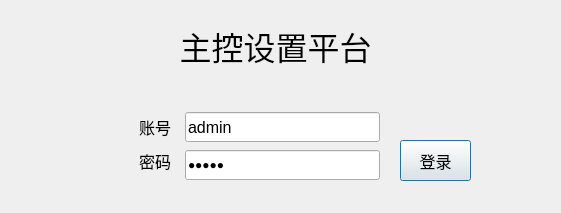
<?xml version="1.0" encoding="UTF-8"?>
<ui version="4.0">
 <class>UsrLandDlg</class>
 <widget class="QDialog" name="UsrLandDlg">
  <property name="geometry">
   <rect>
    <x>0</x>
    <y>0</y>
    <width>561</width>
    <height>213</height>
   </rect>
  </property>
  <property name="windowTitle">
   <string>Dialog</string>
  </property>
  <property name="styleSheet">
   <string notr="true"/>
  </property>
  <widget class="QLabel" name="stateLabel">
   <property name="geometry">
    <rect>
     <x>180</x>
     <y>80</y>
     <width>181</width>
     <height>31</height>
    </rect>
   </property>
   <property name="font">
    <font>
     <family>宋体</family>
     <pointsize>11</pointsize>
    </font>
   </property>
   <property name="styleSheet">
    <string notr="true">color: rgb(255, 0, 0);</string>
   </property>
   <property name="text">
    <string/>
   </property>
  </widget>
  <widget class="QLineEdit" name="nameLineEdit">
   <property name="geometry">
    <rect>
     <x>185</x>
     <y>112</y>
     <width>195</width>
     <height>30</height>
    </rect>
   </property>
   <property name="font">
    <font>
     <family>Arial</family>
     <pointsize>12</pointsize>
     <weight>50</weight>
     <bold>false</bold>
    </font>
   </property>
   <property name="text">
    <string>admin</string>
   </property>
  </widget>
  <widget class="QLineEdit" name="pwdLineEdit">
   <property name="geometry">
    <rect>
     <x>185</x>
     <y>150</y>
     <width>195</width>
     <height>30</height>
    </rect>
   </property>
   <property name="font">
    <font>
     <family>Arial</family>
     <weight>50</weight>
     <bold>false</bold>
    </font>
   </property>
   <property name="text">
    <string>admin</string>
   </property>
   <property name="echoMode">
    <enum>QLineEdit::Password</enum>
   </property>
  </widget>
  <widget class="QPushButton" name="landBtn">
   <property name="geometry">
    <rect>
     <x>400</x>
     <y>140</y>
     <width>71</width>
     <height>41</height>
    </rect>
   </property>
   <property name="font">
    <font>
     <family>微软雅黑</family>
     <pointsize>12</pointsize>
    </font>
   </property>
   <property name="cursor">
    <cursorShape>PointingHandCursor</cursorShape>
   </property>
   <property name="text">
    <string>登录</string>
   </property>
   <property name="autoDefault">
    <bool>true</bool>
   </property>
  </widget>
  <widget class="QLabel" name="label">
   <property name="geometry">
    <rect>
     <x>60</x>
     <y>112</y>
     <width>111</width>
     <height>30</height>
    </rect>
   </property>
   <property name="font">
    <font>
     <family>微软雅黑</family>
     <pointsize>12</pointsize>
    </font>
   </property>
   <property name="styleSheet">
    <string notr="true"/>
   </property>
   <property name="text">
    <string>账号</string>
   </property>
   <property name="alignment">
    <set>Qt::AlignRight|Qt::AlignTrailing|Qt::AlignVCenter</set>
   </property>
  </widget>
  <widget class="QLabel" name="label_2">
   <property name="geometry">
    <rect>
     <x>60</x>
     <y>146</y>
     <width>111</width>
     <height>30</height>
    </rect>
   </property>
   <property name="font">
    <font>
     <family>微软雅黑</family>
     <pointsize>12</pointsize>
    </font>
   </property>
   <property name="styleSheet">
    <string notr="true"/>
   </property>
   <property name="text">
    <string>密码</string>
   </property>
   <property name="alignment">
    <set>Qt::AlignRight|Qt::AlignTrailing|Qt::AlignVCenter</set>
   </property>
  </widget>
  <widget class="QLabel" name="label_3">
   <property name="geometry">
    <rect>
     <x>0</x>
     <y>10</y>
     <width>551</width>
     <height>71</height>
    </rect>
   </property>
   <property name="font">
    <font>
     <family>微软雅黑</family>
     <pointsize>24</pointsize>
     <weight>50</weight>
     <bold>false</bold>
    </font>
   </property>
   <property name="styleSheet">
    <string notr="true"/>
   </property>
   <property name="text">
    <string>主控设置平台</string>
   </property>
   <property name="alignment">
    <set>Qt::AlignCenter</set>
   </property>
  </widget>
 </widget>
 <resources/>
 <connections/>
</ui>
